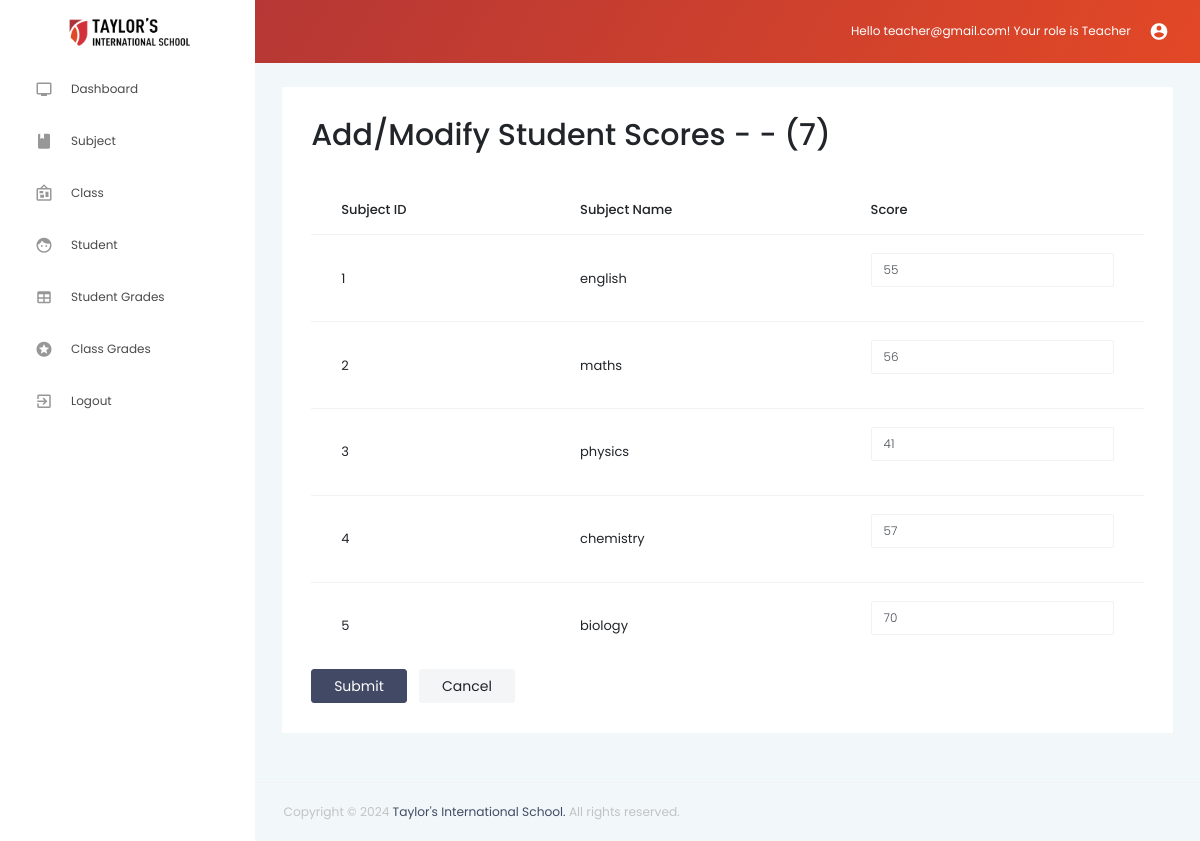
/pages_teacher/StudentScore.php?id=7 (signed in), run on the app's committed database.
### tables this page shows
CREATE TABLE `student_subject` (
  `id` int(11) NOT NULL,
  `studentID` int(11) DEFAULT NULL,
  `subjectID` int(11) DEFAULT NULL,
  `subject_score` int(11) DEFAULT NULL,
  `subject_type` varchar(50) DEFAULT NULL
);

CREATE TABLE `subject` (
  `id` int(11) NOT NULL,
  `subjectID` varchar(50) NOT NULL,
  `subjectName` varchar(200) NOT NULL,
  `subjectType` varchar(50) NOT NULL
);

### pages_teacher/StudentScore.php (the view, shortened to what this page needs)
<!DOCTYPE html>
<?php
require_once '../db_connect.php';
$id = $_GET["id"];
$firstName = $_GET["firstname"];
$lastName = $_GET["lastname"];
?>
<html lang="en">
    <head>
        <link rel="stylesheet" href="../vendors/iconfonts/mdi/css/materialdesignicons.min.css">
        <link rel="stylesheet" href="../vendors/css/vendor.bundle.base.css">
        <link rel="stylesheet" href="../vendors/css/vendor.bundle.addons.css">
        <link rel="stylesheet" href="https://use.fontawesome.com/releases/v5.4.1/css/all.css">
        <link rel="stylesheet" href="../css/style.css">
    </head>
    <body>
        <div class="container-scroller">
            <?php
            include("nav.php");
            ?>
            <div class="main-panel">
                <div class="content-wrapper">
                    <div class="row">
                        <div class="col-md-12 d-flex align-items-stretch grid-margin">
                            <div class="row flex-grow">
                                <div class="col-12">
                                    <div class="card">
                                        <div class="card-body">
                                            <div class="page-header clearfix">
                                                <h2 style="float:left">Add/Modify Student Scores - <?php echo $firstName." ".$lastName." - (".$id.")" ?></h2>
                                            </div>
                                        <form class="forms-sample" method="post">
                                            <table id="recent-orders" class="table table-hover table-xl mb-0">
                                                <thead>
                                                    <tr>
                                                        <th class="border-top-0">Subject ID</th>
                                                        <th class="border-top-0">Subject Name</th>
                                                        <th class="border-top-0">Score</th>
                                                    </tr>
                                                </thead>
                                                <tbody>
                                                    <?php
                                                    $scoresql = 'SELECT subjectID, subject_score FROM student_subject WHERE studentID="'.$id. '"';
                                                    $result = $conn->query($scoresql);
                                                    while($row = $result->fetch_assoc()) {
                                                        $subjectID = $row['subjectID'];
                                                        $subjectScore = $row['subject_score'];
                                                        $sub_name = 'SELECT subjectName FROM subject WHERE subjectID="'.$subjectID.'"';
                                                        $sub_name_result = $conn->query($sub_name);
                                                        while($sub_name_row = $sub_name_result->fetch_assoc())
                                                            $subjectName = $sub_name_row['subjectName'];
                                                        echo
                                                            '<tr>
                                                                <td>'.$subjectID.'</td>
                                                                <td>'.$subjectName.'</td>
                                                                <td>
                                                                    <div class="form-group">
                                                                        <input type="number" min="0" max="100" class="form-control" name="'.$subjectID.'" value="'.$subjectScore.'" required>
                                                                    </div>
                                                                </td>
                                                            </tr>';
                                                    }
                                                    ?>
                                                </tbody>
                                            </table>
                                            <button type="submit" class="btn btn-dark mr-2" name="insert">Submit</button>
                                            <input type="button" class="btn btn-light" name="cancel" value="Cancel" onclick="window.location.href='StudentView.php'"/>
                                        </form>
                                    </div>
                                </div>
                            </div>
                        </div>
                    </div>
                </div>
            </div>
            <?php
            include("../footer.php");
            ?>
        </div>
        </div>
    </body>
</html>

### data on the page
student_subject: subjectID "1", subject.subjectName "english", subject_score "55"
student_subject: subjectID "2", subject.subjectName "maths", subject_score "56"
student_subject: subjectID "3", subject.subjectName "physics", subject_score "41"
student_subject: subjectID "4", subject.subjectName "chemistry", subject_score "57"
student_subject: subjectID "5", subject.subjectName "biology", subject_score "70"

### other printed values
$_SESSION["username"] "teacher@gmail.com"
$_SESSION["role"] "Teacher"
$id "7"
